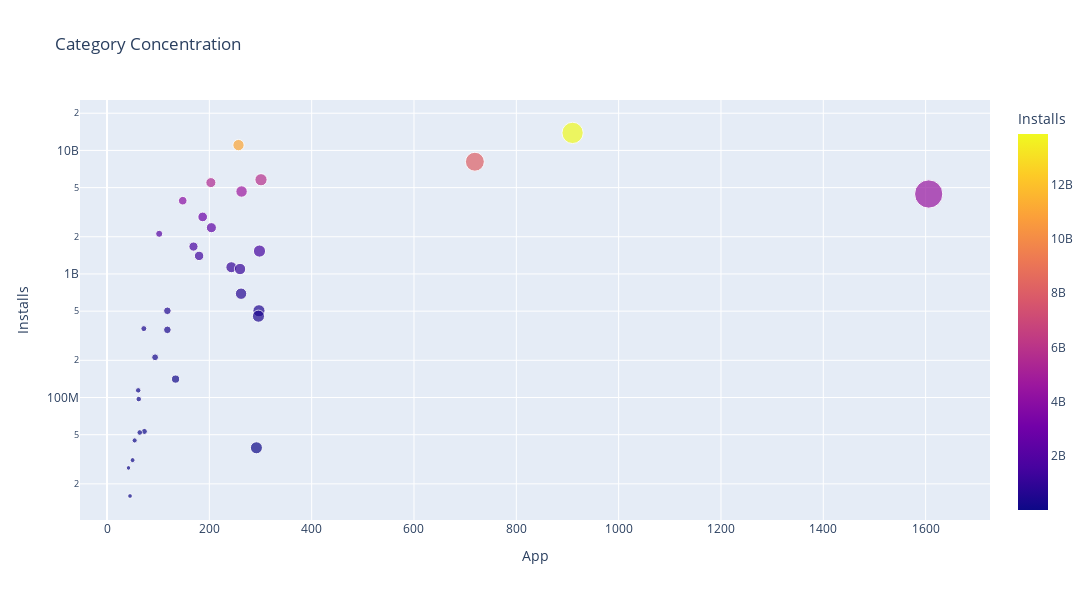

The notebook cell this image was saved under:
### Code cell
scatter_plot = px.scatter(df_app_installs, 
                          title="Category Concentration",
                          y=df_app_installs.Installs, 
                          x=df_app_installs.App,
                         size= df_app_installs.App,
                         hover_name=df_app_installs.index,
                         color= df_app_installs.Installs)
scatter_plot.update_layout(
   width = 1100,
    height = 600,
    yaxis = dict(type='log')
)
scatter_plot.show()

### Figure 1 — Plotly figure (JSON) as saved in the notebook; plotly's stock layout.template omitted (floating-point values rounded to 4 significant figures)
{"data": [{"hovertemplate": "<b>%{hovertext}</b><br><br>App=%{marker.size}<br>Installs=%{marker.color}<extra></extra>", "hovertext": ["GAME", "COMMUNICATION", "TOOLS", "PRODUCTIVITY", "SOCIAL", "PHOTOGRAPHY", "FAMILY", "VIDEO_PLAYERS", "TRAVEL_AND_LOCAL", "NEWS_AND_MAGAZINES", "ENTERTAINMENT", "BOOKS_AND_REFERENCE", "PERSONALIZATION", "SHOPPING", "HEALTH_AND_FITNESS", "SPORTS", "BUSINESS", "LIFESTYLE", "MAPS_AND_NAVIGATION", "FINANCE", "WEATHER", "EDUCATION", "FOOD_AND_DRINK", "DATING", "ART_AND_DESIGN", "HOUSE_AND_HOME", "AUTO_AND_VEHICLES", "LIBRARIES_AND_DEMO", "COMICS", "MEDICAL", "PARENTING", "BEAUTY", "EVENTS"], "legendgroup": "", "marker": {"color": [13858762717, 11039241530, 8099724500, 5788070180, 5487841475, 4649143130, 4437554490, 3916897200, 2894859300, 2369110650, 2113660000, 1665791655, 1532352930, 1400331540, 1134006220, 1096431465, 692018120, 503611120, 503267560, 455249400, 361096500, 352852000, 211677750, 140912410, 114233100, 97082000, 53129800, 52083000, 44931100, 39162676, 31116110, 26916200, 15949410], "coloraxis": "coloraxis", "size": [910, 257, 719, 301, 203, 263, 1606, 148, 187, 204, 102, 169, 298, 180, 243, 260, 262, 297, 118, 296, 72, 118, 94, 134, 61, 62, 73, 64, 54, 292, 50, 42, 45], "sizemode": "area", "sizeref": 4.015, "symbol": "circle"}, "mode": "markers", "name": "", "orientation": "v", "showlegend": false, "type": "scatter", "x": [910, 257, 719, 301, 203, 263, 1606, 148, 187, 204, 102, 169, 298, 180, 243, 260, 262, 297, 118, 296, 72, 118, 94, 134, 61, 62, 73, 64, 54, 292, 50, 42, 45], "xaxis": "x", "y": [13858762717, 11039241530, 8099724500, 5788070180, 5487841475, 4649143130, 4437554490, 3916897200, 2894859300, 2369110650, 2113660000, 1665791655, 1532352930, 1400331540, 1134006220, 1096431465, 692018120, 503611120, 503267560, 455249400, 361096500, 352852000, 211677750, 140912410, 114233100, 97082000, 53129800, 52083000, 44931100, 39162676, 31116110, 26916200, 15949410], "yaxis": "y"}], "layout": {"coloraxis": {"colorbar": {"title": {"text": "Installs"}}, "colorscale": [[0, "#0d0887"], [0.1111, "#46039f"], [0.2222, "#7201a8"], [0.3333, "#9c179e"], [0.4444, "#bd3786"], [0.5556, "#d8576b"], [0.6667, "#ed7953"], [0.7778, "#fb9f3a"], [0.8889, "#fdca26"], [1, "#f0f921"]]}, "height": 600, "legend": {"itemsizing": "constant", "tracegroupgap": 0}, "title": {"text": "Category Concentration"}, "width": 1100, "xaxis": {"anchor": "y", "autorange": true, "domain": [0, 1], "range": [-52.74, 1726.0], "title": {"text": "App"}, "type": "linear"}, "yaxis": {"anchor": "x", "autorange": true, "domain": [0, 1], "range": [7.008, 10.41], "title": {"text": "Installs"}, "type": "log"}}}
